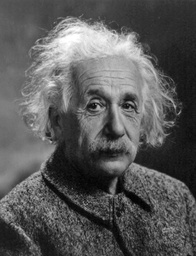
#> input picture Unit 4/albert-einstein_gray.jpg, 196 x 256 px, shrunk from 728 x 949 before the run, found by its file name
$ jupyter execute --allow-errors rotation.ipynb
#> lines starting #> are read from the running program, lines starting #| are printed output that depends on the picture
[cell 1]
import matplotlib.pyplot as plt
import numpy as np
import cv2

[cell 2]
grayPath = r'D:\Cursos Online\Computer_Vision_in_python\practice\Unit 4\albert-einstein_gray.jpg'

grayImage = cv2.imread(grayPath, cv2.IMREAD_GRAYSCALE)
#> grayImage is the input picture: shape (256, 196); min 0, max 255, mean 89.4

numRows = grayImage.shape[0]
#> numRows = 256
numCols = grayImage.shape[1]
#> numCols = 196

[cell 3]
import matplotlib as mpl

def displayImageInActualSize(I):
    dpi = mpl.rcParams['figure.dpi']
    H,W = I.shape
    fig_size = W/float(dpi), H/float(dpi)
    fig = plt.figure(figsize=fig_size)
    ax = fig.add_axes([0,0,1,1])
    ax.axis('off')
    ax.imshow(I,cmap='gray')
    plt.show

[cell 4]
def bilinearInterpolation(r, c, I):

    # Column indexes
    lc = int(c) # left column
    rc = lc+1   # right column

    # Row indexes
    tr = int(r) # top row
    br = tr + 1 # bottom row

    # Weights of horizontal linear indexes
    wr = c - lc
    wl = rc - c

    # Weights of vertical linear indexes
    wt = br - r
    wb = r - tr

    if tr >= 0 and br < I.shape[0] and lc >= 0 and rc < I.shape[1]:
        # Intensity alpha (top row linear)
        a = I[tr, lc] * wl + I[tr, rc] * wr
        # Intensity betha (bottom row linear)
        b = I[br, lc] * wl + I[br, rc] * wr

        # Final intensity (vertical linear)
        f = a * wt + b * wb

        return np.uint8(f)
    else:
        return 0

# Rotation

[cell 5]
a = 45  # Angle in degrees
ca = np.cos(np.deg2rad(a))
sa = np.sin(np.deg2rad(a))

# Rotation matrix
T = np.array([[ca, -sa], [sa, ca]])

# Calculate maximums and minimums for the new size of the rotated image
rMax, cMax = grayImage.shape[0], grayImage.shape[1]
#> rMax = 256; cMax = 196
cords = np.array([[0,0], [0, cMax-1], [rMax, 0], [rMax, cMax]])
#> cords = [[0, 0], [0, 195], [256, 0], [256, 196]]
#> (the rest of this cell did not finish here and is left out)

#> (a cell that did not finish here is left out)

#> (a cell that did not finish here is left out)

[cell 8]
def f_getExtents(T, rMax, cMax):
    cords = np.array([[0,0], [0, cMax-1], [rMax, 0], [rMax, cMax]])
    A_dash = T.dot(cords.T)

    mins = A_dash.min(axis=1)
    maxs = A_dash.max(axis=1)

    minR = np.int64(np.floor(mins[0]))
    minC = np.int64(np.floor(mins[1]))
    maxR = np.int64(np.ceil(maxs[0]))
    maxC = np.int64(np.ceil(maxs[1]))

    # Define height and width
    H, W = maxR - minR + 1, maxC - minC + 1

    return minR, minC, maxR, maxC, H, W

[cell 9]
def f_transform(T, I_gray):
    Tinv = np.linalg.inv(T)

    numRows = I_gray.shape[0]
#> numRows = 256
    numCols = I_gray.shape[1]
#> numCols = 196

    minR, minC, maxR, maxC, H, W = f_getExtents(T, I_gray.shape[0], I_gray.shape[1])
#> minR = -138

    I2 = np.zeros((H,W), dtype='uint8')

    for new_i in range(minR, maxR):
        for new_j in range(minC, maxC):
            P_dash = np.array([new_i,new_j])
            P = Tinv.dot(P_dash)
            # Bilinear interpolation
            P = np.int16(np.round(P))
            i, j = P[0], P[1]
            if i < 0 or i >= numRows or j < 0 or j >= numCols:
                pass
            else:
                g = bilinearInterpolation(i,j,I_gray)
                I2[new_i - minR, new_j - minC] = g
#> this loop made 320 passes
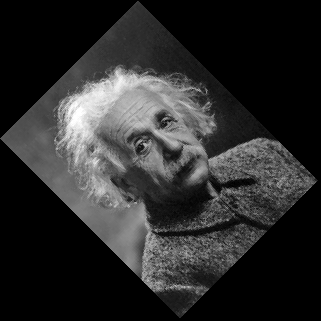
#> I2: shape (321, 321); min 0, max 255, mean 43.3
    return I2

[cell 10]
I2 = f_transform(T, grayImage)

[cell 11]
displayImageInActualSize(I2)

[cell 12]
# Rotation using OpenCV

image = grayImage
image_center = tuple(np.array(image.shape[1::-1])/2)
a = 90
scale = 1.0
rot_mat = cv2.getRotationMatrix2D(image_center,a , scale)
i = cv2.warpAffine(image, rot_mat, image.shape[::-1])
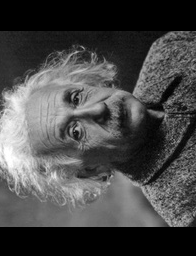
#> i: shape (256, 196); min 0, max 255, mean 73.5
plt.imshow(i, cmap='gray')
